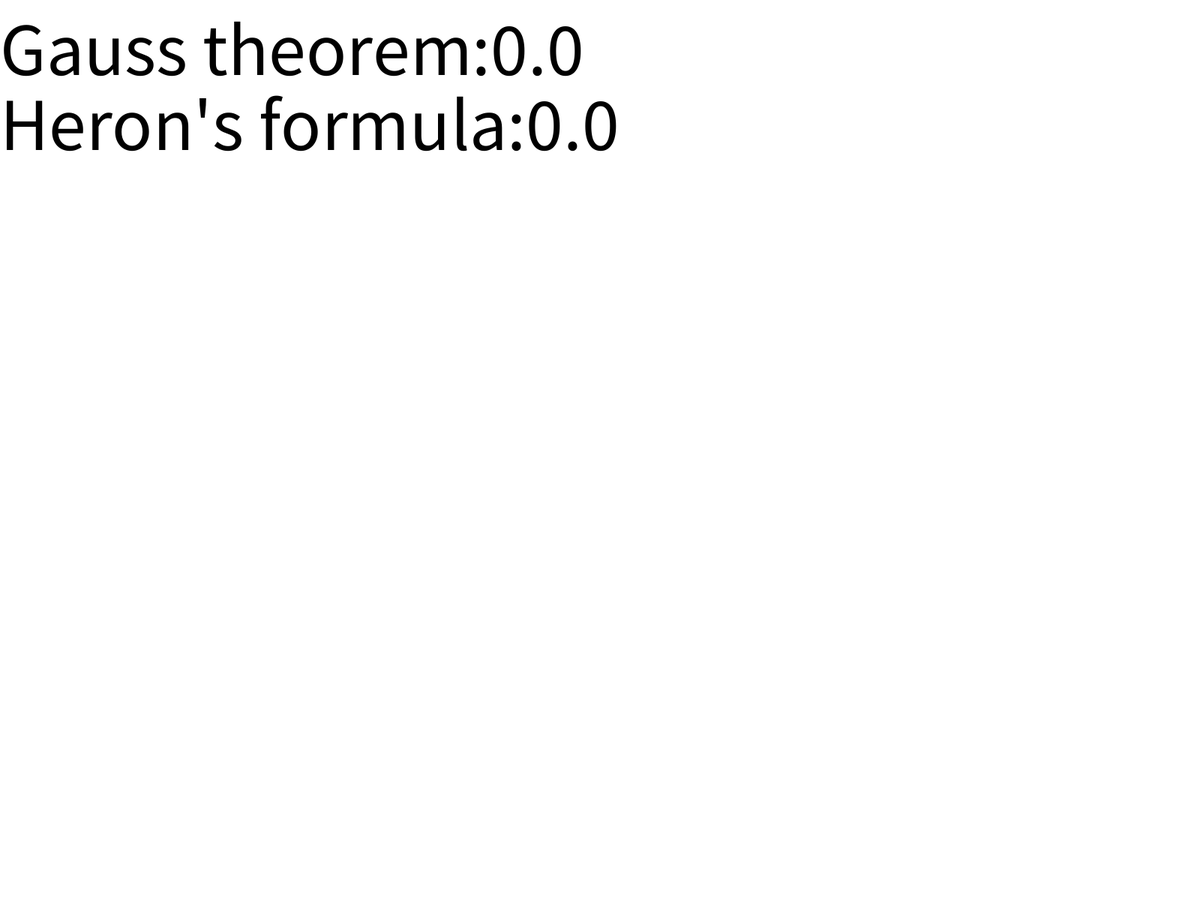
Frame 1 (no input)
Frame 60 (the mouse pressed at the canvas centre just before this capture): identical to frame 1, image omitted
Frame 120 (the mouse held since frame 60 and released just before this capture): identical to frame 1, image omitted

The Processing sketch that drew this single still picture (run headless with seeded random() and noise(); from frame 60 on, the mouse is pressed at the canvas centre):

// Processing sketch: GaussTheorem
// ── GaussTheorem.pde
ArrayList<PVector> ps = new ArrayList<PVector>();
boolean debug = true;

void setup(){
  fullScreen();
  
  strokeJoin(ROUND);
}

void draw(){
  background(255);
  strokeWeight(20);
  noFill();
  beginShape();//show polygon
  for(PVector p : ps){
    vertex(p.x, p.y);
  }
  endShape(CLOSE);
  float sumS1 = 0;//Calculate area with Gauss theorem A=(x, 0)
  for(int i = 0; i < ps.size(); i++){
    PVector pa = ps.get(i);
    PVector pb = ps.get((i+1)%ps.size());
    float l = PVector.dist(pa, pb);
    PVector mid = PVector.add(pa, pb).div(2);
    PVector normal = PVector.sub(pb, pa).rotate(HALF_PI).normalize();
    sumS1 += mid.x*normal.x*l;
  }
  float sumS2 = 0;
  if(ps.size() >= 3){//Calculate area with Heron's formula
    PVector p1 = ps.get(0);//Usage are limited, but sector division for simplicity
    for(int i = 1; i < ps.size()-1; i++){
      PVector p2 = ps.get(i);
      PVector p3 = ps.get(i+1);
      float a = PVector.dist(p1, p2);
      float b = PVector.dist(p2, p3);
      float c = PVector.dist(p3, p1);
      float s = (a + b + c) / 2;
      sumS2 += sqrt(s*(s-a)*(s-b)*(s-c));
      if(debug){
        strokeWeight(1);
        triangle(p1.x, p1.y, p2.x, p2.y, p3.x, p3.y);
      }
    }
  }
  fill(0);
  textSize(100);
  text("Gauss theorem:"+sumS1, 0, 100);
  if(debug) text("Heron's formula:"+sumS2, 0, 200);
}

void mousePressed(){
  ps.add(new PVector(mouseX, mouseY));
}

void keyPressed(){
  if(key == 'r'){
    ps = new ArrayList<PVector>();
  }
  if(key == 'd'){
    debug = !debug;
  }
}
